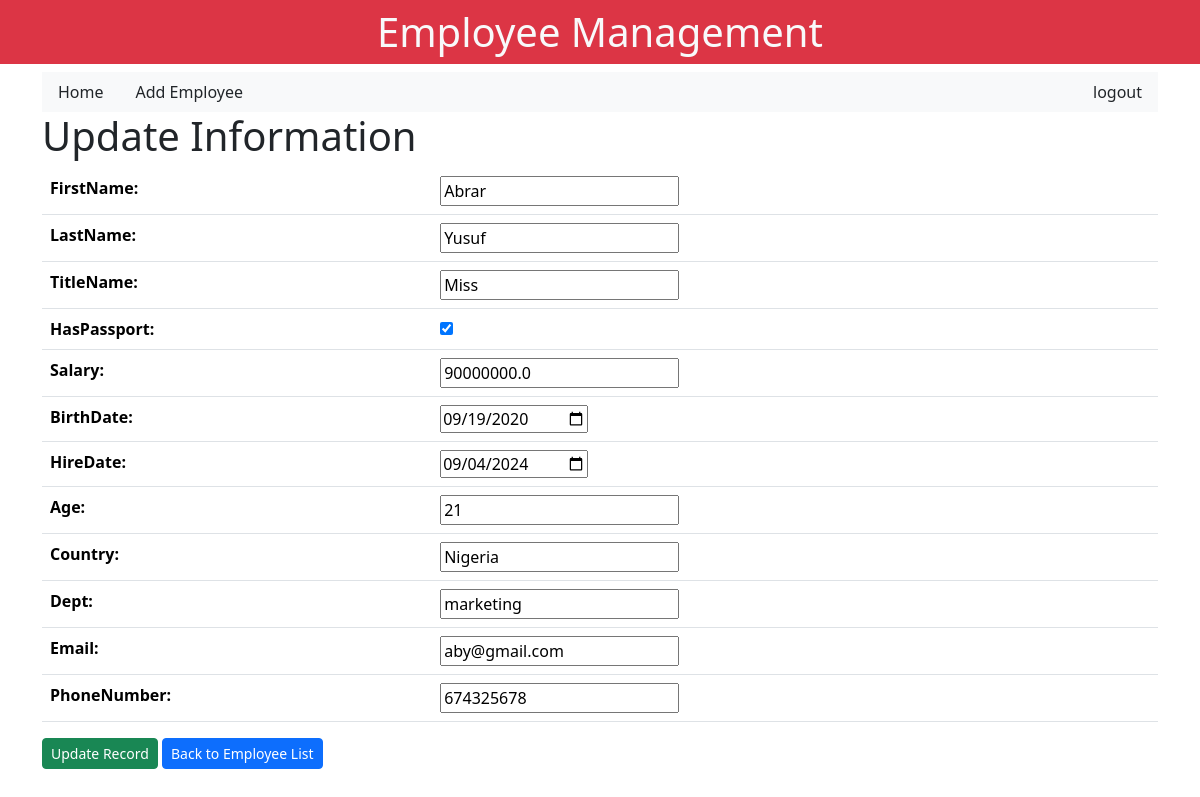
/employeeupdate/6, run on the app's committed database.
### emp/models.py (models this page shows, shortened)
class Employee(models.Model):
    firstName = models.CharField(max_length=60, blank=True)
    lastName = models.CharField(max_length=60)
    titleName = models.CharField(max_length=60)
    hasPassport = models.BooleanField()
    salary = models.FloatField()
    birthDate = models.DateField()
    hireDate = models.DateField()
    age = models.IntegerField(default=None)
    country = models.CharField(max_length=60, default='')
    dept = models.CharField(max_length=60, default='')
    email = models.EmailField(max_length=100, default=None)
    phoneNumber = models.CharField(max_length=20, default=None)

### emp/views.py (the view)
# urls.py: path('employeeupdate/<int:id>', views.employeeUpdate, name='employeeupdate'),
def employeeUpdate(request, id):
    employee = Employee.objects.get(id=id)
    form = EmployeeForm(instance=employee)
    if request.method == 'POST':
        form = EmployeeForm(request.POST)# instance=emp)
        if form.is_valid():
            form.save()
        return redirect('allemployees')
    dict = {'form': form}
    return render(request, 'emp/updateemployee.html', context=dict)

### emp/forms.py
class EmployeeForm(forms.ModelForm):
    class Meta:
        model = Employee
        fields = '__all__'
        widgets = {
            'birthDate': forms.widgets.DateInput(attrs={'type': 'date'}),
            'hireDate': forms.widgets.DateInput(attrs={'type': 'date'}),
        }

### templates/emp/updateemployee.html (shortened to what this page needs)
{% extends 'base.html' %}
{% block content %}
<h1>Update Information</h1>
<form action="" method="POST">
    <table class="table">
        {{form.as_table}}
    </table>
    <input type="submit" name="" class="btn btn-success btn-sm" value="Update Record">
    <a class="btn btn-primary btn-sm" href="{% url 'allemployees' %}">Back to Employee List</a>
</form>
{% endblock %}

### data on the page
Employee: firstName "Abrar", lastName "Yusuf", titleName "Miss", hasPassport "☑", salary "90000000.0", birthDate "09/19/2020", hireDate "09/04/2024", age "21", country "Nigeria", dept "marketing", email "aby@gmail.com", phoneNumber "674325678"
